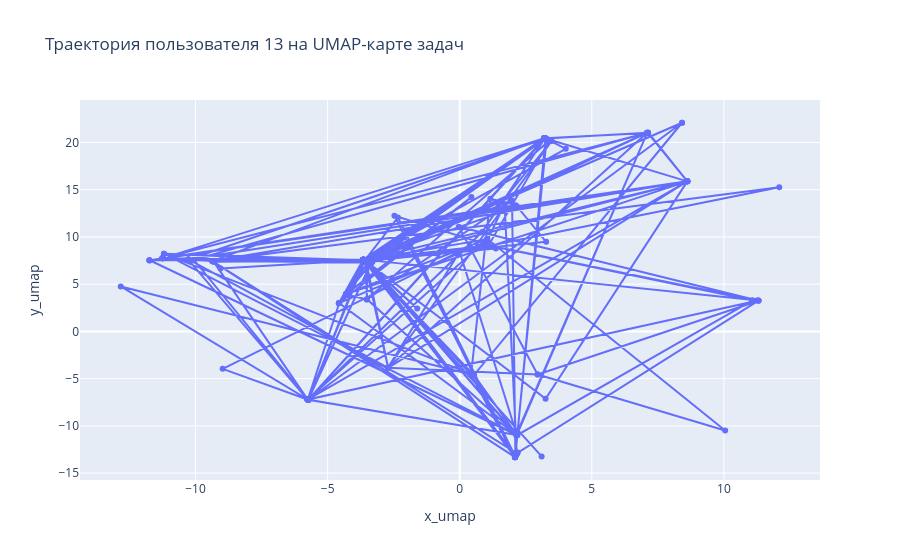

The cell this chart's notebook holds for it:
### Code cell
# Только траектория пользователя

fig = px.line(
    traj_umap,
    x="x_umap",
    y="y_umap",
    markers=True,
    hover_data=[
        "submission_time",
        "task_id",
        "task_name",
        "task_number",
        "node_name",
        "cluster",
        "is_correct"
    ],
    title=f"Траектория пользователя {user_number} на UMAP-карте задач"
)

fig.show()

### Figure 1 — Plotly figure (JSON) as saved in the notebook; plotly's stock layout.template omitted (floating-point values rounded to 4 significant figures; data arrays with more than 128 entries replaced by an {"elided": "..."} marker saying what was removed)
{"data": [{"customdata": {"elided": "371x7 mixed values"}, "hovertemplate": "x_umap=%{x}<br>y_umap=%{y}<br>submission_time=%{customdata[0]}<br>task_id=%{customdata[1]}<br>task_name=%{customdata[2]}<br>task_number=%{customdata[3]}<br>node_name=%{customdata[4]}<br>cluster=%{customdata[5]}<br>is_correct=%{customdata[6]}<extra></extra>", "legendgroup": "", "line": {"color": "#636efa", "dash": "solid"}, "marker": {"symbol": "circle"}, "mode": "lines+markers", "name": "", "orientation": "v", "showlegend": false, "type": "scatter", "x": {"elided": "371 float values"}, "xaxis": "x", "y": {"elided": "371 float values"}, "yaxis": "y"}], "layout": {"legend": {"tracegroupgap": 0}, "title": {"text": "Траектория пользователя 13 на UMAP-карте задач"}, "xaxis": {"anchor": "y", "domain": [0, 1], "title": {"text": "x_umap"}}, "yaxis": {"anchor": "x", "domain": [0, 1], "title": {"text": "y_umap"}}}}
